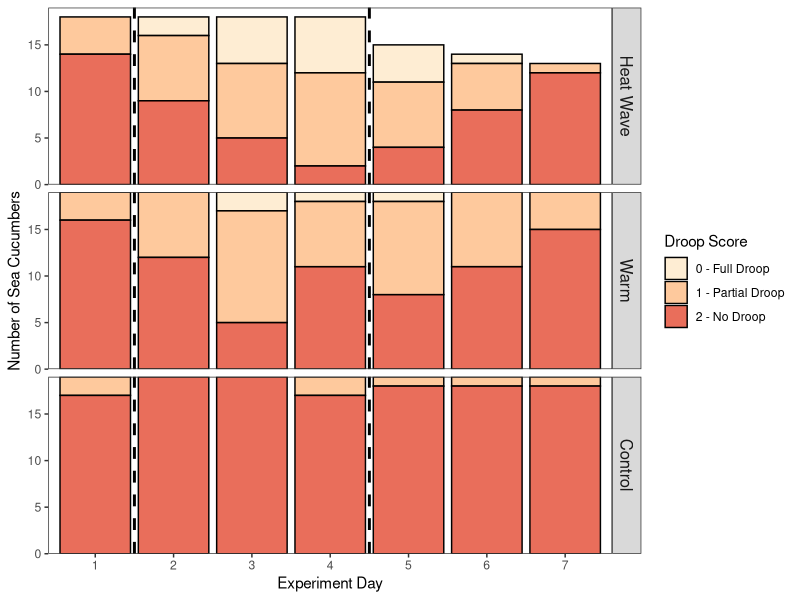
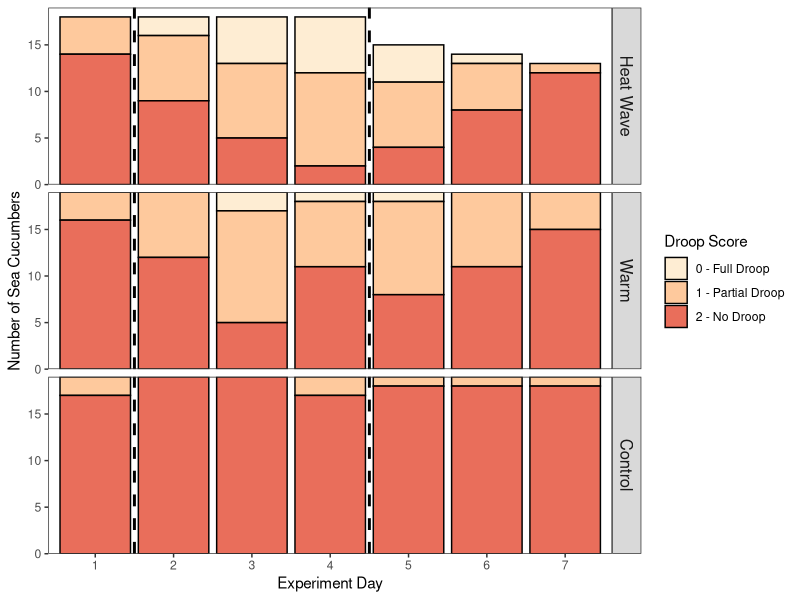

Reproduce these figures in R, in order. (Note: this script raises an error after producing the figures.)
# making a figure to show changes in cucumber stiffness over time

library(here)
library(tidyverse)
library(Hmisc)
library(ordinal)

# Load the stiffness data, rename and format columns
stiff <- read_csv(here("data/BehaviourData.csv")) %>%
  mutate(Droop_score = as.factor(Droop_score),
         Squeeze_score = as.factor(Squeeze_score), 
         Date = as.Date(Date, format="%d/%m/%Y"),
         Bucket_ID = as.factor(Bucket_ID),
         Cuke_ID = as.factor(Cuke_ID),
         Unique_ID = paste(Bucket_ID, Cuke_ID,  sep = '_'))%>%
  select(-c("Activity_Score", "Number_lesions","Bodywall_lesions")) %>%
  na.omit() %>%
  # Renaming the treatment factors
  mutate(Treatment = gsub("Room", "Warm", Treatment),
         Treatment = gsub("Heat", "Heat Wave", Treatment),
         # Reordering the treatments so they appear propperly in the grid
         Treatment = fct_relevel(Treatment, 
                                 c("Heat Wave", "Warm", "Control")))
         
  str(stiff)
  
#### PLOTTING DROOP DATA
stiffness_plot <-
  ggplot(data =stiff, 
         aes(x=as.factor(Date), 
             fill=Droop_score))+
  geom_bar(alpha=0.8, 
           color="black", 
           size=0.5) +
  scale_x_discrete(breaks=c("2021-11-09","2021-11-10","2021-11-11", "2021-11-12","2021-11-13","2021-11-14","2021-11-15"),
                   labels=c("1", "2", "3", "4", "5","6", "7")) +
  xlab("Experiment Day") +
  #scale_x_date(date_labels = "%b%d", date_breaks="1 day")+
  geom_vline(xintercept=1.5, 
             linetype=2,
             size = 1) +
  geom_vline(xintercept=4.5, 
             linetype=2, 
             size = 1) +
  scale_y_continuous(expand=c(0,0)) +
  ylab("Number of Sea Cucumbers")+
  scale_fill_brewer(name="Droop Score",
                    labels=c("0 - Full Droop", "1 - Partial Droop", "2 - No Droop"), 
                    palette="OrRd", 
                    direction=1)+
  theme_bw()+
  theme(strip.text.y = element_text(size =12),
        panel.grid=element_blank())+
  facet_grid(Treatment ~ .)

stiffness_plot # show the plot!

ggsave("StiffnessPlot.pdf",
       stiffness_plot, 
       device = "pdf",
       path = here("figures"))
#------------------------------------------------------------------------------
# "Squeeze" data refers to the squeeze trials we did in addition to the 'droop'
# trials as a way to measure stiffness. This measurement was ultimately omitted
# from the final manuscript so the code has been commented out below so that 
# this script can be run without issue.

##### PLOTTING SQUEEZE DATA
#squeeze_plot = 
#  ggplot(data =stiff, aes(x=as.factor(Date), fill=Squeeze_score))+
#  geom_bar(alpha=0.8, color="black", size=0.5) +
#  scale_x_discrete(breaks=c("2021-11-09","2021-11-10","2021-11-11", "2021-11-12","2021-11-13","2021-11-14","2021-11-15"),
#                   labels=c(1,2,3,4,5,6,7))+
#  xlab("Day")+
#  #scale_x_date(date_labels = "%b%d", date_breaks="1 day")+
#  geom_vline(xintercept=1.5, linetype=2)+
#  geom_vline(xintercept=4.5, linetype=2)+
#  scale_y_continuous(expand=c(0,0))+
#  ylab("# Sea Cucumbers")+
#  scale_fill_brewer(name="Squeeze Score",labels=c("0 - No Stiffness","1 - Partial Stiffness","2 - Full Stiffness"), 
#                    palette="OrRd", direction=1)+ 
#  theme_bw()+
#  theme(strip.text.y = element_text(size =12),
#        panel.grid=element_blank(),
#        legend.position="right")+
#  facet_grid(Treatment~.)
#squeeze_plot
#ggsave("figures/squeeze.jpg",plot=squeeze_plot, width=5, height=4)

#### PLOTTING CORRELATION BETWEEN SQUEEZE AND DROOP
#squeeze_droop_cor = ggplot(data=stiff, aes(x=Squeeze_score, y=Droop_score, color=Treatment))+
#  geom_jitter(width=0.2, height=0.2)+
#  scale_color_manual(labels=c("Control (12?C)","Room (17?C)","Heat (22?C)"), values=c("Gold", "Orange","Red"))+
#  theme_bw()+
#  theme(strip.text.y = element_text(size =12))+
#  facet_grid(Treatment~.)
#squeeze_droop_cor
#
#ggsave("figures/squeeze_droop_correlation.jpg",plot=squeeze_droop_cor, width=6, height=4)

## CALCULATING CORRELATION 
#rcorr(stiff$Squeeze_score,stiff$Droop_score, type="spearman") # looking at correlation 

##### SHATISTICS #####
# Running ordinal regressions on the data
#str(stiff)

#stiff_mod = clmm(Squeeze_score~ Treatment+as.factor(Date)+ (1|Unique_ID) +(1|Bucket_ID)+(1|Sea_Table),
#                 data = stiff) # squeeze
#tbl_regression(stiff_mod)

droop_mod= clmm(Droop_score~ Treatment + as.factor(Date)+ (1|Unique_ID) +(1|Bucket_ID)+(1|Sea_Table), data = stiff) # droop
tbl_regression(droop_mod)
